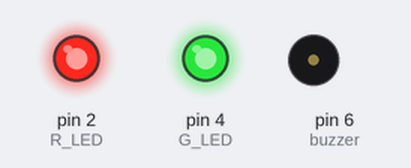
Recording of a sketch running on a simulated Arduino Uno, built with avr-gcc and run on an emulated ATmega328P. Shown: output pins drawn as LEDs (lit = HIGH), buzzer (waves = sounding, pin HIGH).

Above: at 1.5 s.
At 3.5 s:
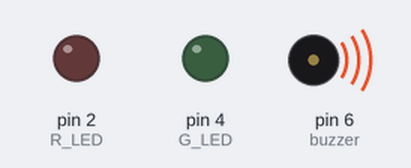
Timing chart, 0 to 5.2 s (numbered marks = the images above):
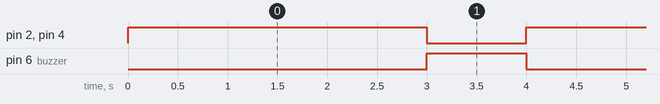

The sketch:

practice1.ino
```cpp
int R_LED = 2;
int G_LED = 4;
int buzzer = 6;

void setup() {
  pinMode(R_LED, OUTPUT);
  pinMode(G_LED, OUTPUT);
  pinMode(buzzer, OUTPUT);
}

void loop() {
  digitalWrite(R_LED, HIGH);  //turn the red LED on
  digitalWrite(G_LED, HIGH);  //turn the green LED on
  delay(3000);              // wait for 3 seconds

  digitalWrite(R_LED, LOW);   //turn off the red LED
  digitalWrite(G_LED, LOW);   //turn off the green LED

  digitalWrite(buzzer, HIGH);   //turn off the buzzer
  delay(1000);              //wait for a second
  digitalWrite(buzzer, LOW);   //turn off the buzzer
}
```

Measured:
- by itself, pin 2 (R_LED), pin 4 (G_LED): alternates HIGH for 3.0 s and LOW for 1.0 s
- by itself, pin 6 (buzzer): alternates HIGH for 1.0 s and LOW for 3.0 s
- by itself, everything shown: repeats every 4.0 s, in 3 steps
